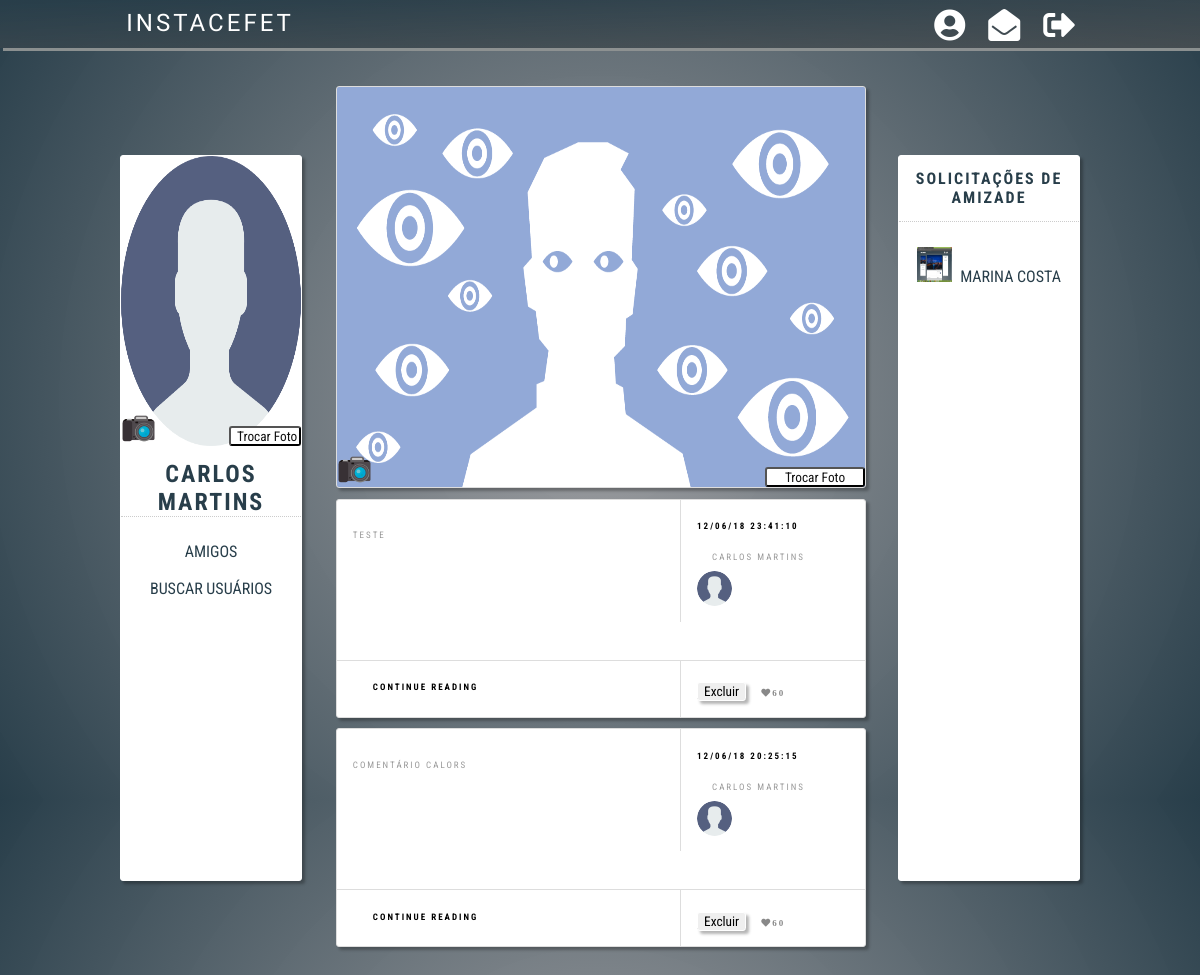
The page /perfil.php (signed in) on the database its author committed.
### tables this page shows
CREATE TABLE `publicacao` (
  `id` int(11) NOT NULL,
  `conteudo` text NOT NULL,
  `idUsuario` int(11) NOT NULL,
  `dataHora` datetime NOT NULL DEFAULT CURRENT_TIMESTAMP
);

CREATE TABLE `amigos` (
  `id` int(11) NOT NULL,
  `dataSolicitacao` date NOT NULL,
  `idSolicitante` int(11) NOT NULL,
  `dataConfirmacao` date DEFAULT NULL,
  `idSolicitado` int(11) NOT NULL,
  `situacao` varchar(1) DEFAULT 'P'
);

CREATE TABLE `usuario` (
  `id` int(11) NOT NULL,
  `nome` varchar(255) NOT NULL,
  `sobrenome` varchar(255) NOT NULL,
  `dataNascimento` date NOT NULL,
  `email` varchar(255) NOT NULL,
  `apelido` varchar(255) NOT NULL,
  `senha` varchar(255) NOT NULL,
  `dataIngresso` date DEFAULT NULL
);

### perfil.php (the view, shortened to what this page needs)
<?php
	$con=BDSingleton::getConexao();
?>
<html lang="pt-br">
    <head>
        <link rel="stylesheet" type="text/css" href="css/index.css">
        <link rel="stylesheet" type="text/css" href="css/home.css"/>
        <link rel="stylesheet" href="https://use.fontawesome.com/releases/v5.0.13/css/all.css">
    </head>
    <body>
		<div class="header slow-transition">
            <div class="wrapper">
                <a class="logo" href="home.php">INSTACEFET</a>
				<nav>
					<ul>
						<li><a href="logout.php"><i class="fa fa-sign-out-alt fa-2x"></i></a></li>
						<li><a href="#"><i class="fa fa-envelope-open fa-2x"></i></a></li>
						<li><a href="perfil.php"><i class="fa fa-user-circle fa-2x"></i></a></li>
					</ul>
				</nav>
            </div>
        </div>
        <main class="centralizado">
			<aside class="mural mural-perfil box-effect">
				<div class="menu" >
				<div style="background-image:url(<?php echo 'usuarios/'.$_SESSION['apelido'].'/perfil.jpg'?>);" class="foto-perfil">
					<label for="foto-perfil">
						<img src="img/camera.png" style="cursor:pointer;position:absolute;left:0;bottom:0;width:35px;height:35px;">
					</label>
					<div class="button-perfil">
						<form style="margin-bottom:0;" method="POST" action="perfil.php" enctype="multipart/form-data" name="form-foto-perfil" id="form-foto-perfil">
							<input style="cursor:pointer;border-radius:3px;position:absolute;right:0;bottom:0;width:40%;height:20px;background-color:#fff;color:#111"  type="submit" name="salvar-perfil" value="Trocar Foto"/>
						</form>
					</div>
					</div>
					<a href="perfil.php"><h1><?php echo $_SESSION['nome']." ".$_SESSION['sobrenome']; ?></h1></a><br/>
				</div>
				<div class="hot-post">
					<ul class="lista-menu">
						<li><a href='amigos.php'>Amigos</a></li>
						<li><a href='buscarUsuario.php'>Buscar Usuários</a></li>
					</ul>
				</div>
			</aside>
			<section class="mural-timeline">
				<div style="background-image:url(<?php echo 'usuarios/'.$_SESSION['apelido'].'/fundo.jpg'?>);" class="post box-effect mural-foto">
					<label for="foto-fundo">
						<img src="img/camera.png" style="cursor:pointer;position:absolute;left:0;bottom:0;width:35px;height:35px;">
					</label>
					<div class="foto-fundo">
						<form style="margin-bottom:0;" method="POST" action="perfil.php" enctype="multipart/form-data">
							<input style="cursor:pointer;border-radius:3px;position:absolute;right:0;bottom:0;width:100px;height:20px;background-color:#fff;color:#111"  type="submit" name="salvar-fundo" value="Trocar Foto"/>
						</form>
					</div>
				</div>
				<?php
					$idUsuario=$_SESSION['id'];
					$ps=$con->query("SELECT * FROM publicacao WHERE idUsuario = $idUsuario ORDER BY id DESC;");
					$regs = $ps->fetchAll();
					foreach($regs as $row) {
						$date = new DateTime( $row['dataHora'] );
						$dataBR = $date->format('d/m/y H:i:s');
					$card = "<article class='post box-effect'>".
					"<div class='topo'>".
					"<div class='post-esq topo-titulo'>".
					"<p>" . $row['conteudo'] . "</p>".
					"</div>".
					"<div class='post-dir topo-autor'>".
					"<h4>" . $dataBR . "</h4>".
					"<p>" . $_SESSION['nome'] . " " . $_SESSION['sobrenome'] . "</p>".
					"<img style='width: 35px; height: 35px;' src='usuarios/" . $_SESSION['apelido'] . "/perfil.jpg'/>".
					"<div class='clearfix'></div>".
					"</div>".
					"<div class='clearfix'></div>".
					"</div>".
					"<div class='rodape'>".
					"<div class='post-esq'>".
					"<a>Continue reading</a>".
					"</div>".
					"<div class='post-dir'>".
					"<a href='api/removerPublicacao.php?id=". $row['id'] ."' >".
					"<button type='submit' class='box-effect'>Excluir</button></a>".
					"<i style='margin-left:10%;' class='fa fa-heart'>60</i>".
					"</div>".
					"</div>".
					"<div class='clearfix'></div>" .
					"</article>";
					echo $card;
					}
				?>
			</section>
			<aside class="mural mural-amizade box-effect">
				<div class="menu">
					<h2>Solicitações de Amizade</h2>
				</div>
				<div class="hot-post">
					<ul class="lista-menu">
                        <?php
							$ps=$con->query("SELECT a.id, u.id as usuario_id, u.nome as usuario_nome,
							 u.sobrenome as usuario_sobrenome, u.apelido as usuario_apelido
							FROM amigos AS a
							JOIN usuario AS u ON a.idSolicitante = u.id
							WHERE idSolicitado = $idUsuario
							AND situacao = 'p'
							ORDER BY u.nome LIMIT 100;");
							$regs = $ps->fetchAll();
							if(count($regs)<=0){
								echo '<li>';
								echo "Não existem solicitações";
								echo '</li>';
							}else{
								foreach($regs as $row){
									echo '<li>';
									echo "<a href='perfil-amigo.php?id=" . $row['usuario_id'] . "'>";
									echo "<img style='margin-right:5%;width: 35px; height: 35px;' src='usuarios/" . $row['usuario_apelido'] . "/perfil.jpg'/>";
									echo "<span>" . $row['usuario_nome']  ."   ". $row['usuario_sobrenome'] ."</span></a>";
									echo '</li>';
								}
							}
                        ?>
                    </ul>
				</div>
			</aside>
        </main>
    </body>
</html>

### css/index.css (style rules this page uses)
* { font-family: 'Roboto Condensed', sans-serif; }
.slow-transition { -webkit-transition: 1s linear; -moz-transition: 1s linear; -o-transition: 1s linear; }
.box-effect { border:1px solid #FFF; border-radius:3px; box-shadow: 3px 3px 3px rgba(10, 10, 10, 0.3); }
body { margin:0 auto; background: radial-gradient(circle,rgba(158, 158, 161, 0.959),#283e4a); }
.header { width:100%; background:linear-gradient(to bottom right,#283e4a,#4a4f52d2); padding:0.526%; margin:0; box-shadow:3px 3px rgba(142, 146, 146, 0.973); position:fixed; top:0; }
.wrapper { width:80%; margin: 0 auto; padding:0.265%; }
.logo { color:#fff; text-decoration:none; font-size:1.5em; font-family: 'Bowlby One SC', cursive; letter-spacing: 3px; }

### css/home.css (style rules this page uses)
.centralizado { width:80%; margin:5% auto; }
nav { width:30%; color:#FFF; float:right; }
nav ul { width:100%; padding:0; margin:0; display:inline; list-style-type:none; float:right; }
nav li { float:right; margin:0 4%; }
nav a { color:#fff; text-decoration:none; cursor:pointer; }
.mural { float:left; }
.mural-perfil, .mural-amizade { text-transform:uppercase; background-color:#fff; width:15%; position:fixed; height:70%; top:15%; }
.mural-perfil { left:10%; }
.mural-amizade { right:10%; }
.mural-timeline { width:55%; margin:9% auto; }
.foto-perfil { position:relative; background-image:url(../img/logo.jpg); background-position:center; width:100%; height:40%; background-size: 100% 100%; cursor: pointer; margin-bottom:8%; }
.menu { border-bottom:1px dotted #ccc; text-align: center; color:#283e4a; letter-spacing: 2px; }
.menu a { text-decoration:none; cursor:pointer; color:#283e4a; }
.menu h1 { display:inline; }
.menu h2 { font-size:1em; }
.hot-post { width:100%; background-color:#fff; }
.hot-post img { width:inherit; }
.post { background-color:#fff; width:100%; border:1px solid #ddd; margin-bottom:2%; }
.topo { letter-spacing:2px; border-bottom:1px solid #ddd; }
.topo-titulo { height:20%; }
.topo p { color:#999; font-size:9px; }
.topo-titulo h3, .topo-autor h4 { margin-top:0; }
.topo-autor h4 { font-size:9px; margin-top:0; }
.topo-autor p { display:inline; float:left; margin-right:15px; margin-left:15px; }
.topo-autor img { border-radius:50%; float:left; }
.post-esq, .post-dir { padding:4% 3% 3%; box-sizing:border-box; text-transform:uppercase; }
.post-esq { float:left; width:65%; }
.post-dir { width:35%; float:right; border-left:1px solid #ddd; }
.post-esq a, .post-dir a, .post-dir i { font-size:9px; letter-spacing:2px; }
.post-esq a { font-weight:bold; margin-left:20px; }
.post-dir a { border-bottom:1px dotted #666; }
.post-dir a, .post-dir i { color:#888; }
.mural-foto { background-color:#fff; border:1px solid #ddd; margin-bottom:2%; height:50%; position:relative; background-size: 100% 100%; }
.foto-fundo { position:absolute; bottom:0; right:0; cursor: pointer; }
.button-perfil { width:100%; position:absolute; bottom:0; right:0; cursor: pointer; }
.lista-menu { list-style-type:none !important; color:#283e4a; text-align:center; padding:0; }
.lista-menu li { padding:5%; }
.lista-menu a { text-decoration:none; cursor:pointer; color:#283e4a; }

### rows shown on the page
publicacao: conteudo "TESTE", dataHora "12/06/18 23:41:10"
publicacao: conteudo "COMENTÁRIO CALORS", dataHora "12/06/18 20:25:15"
amigos: idSolicitante.apelido (picture), idSolicitante.nome "MARINA", idSolicitante.sobrenome "COSTA"

### other values the page prints
$_SESSION['nome'] "CARLOS"
$_SESSION['sobrenome'] "MARTINS"
